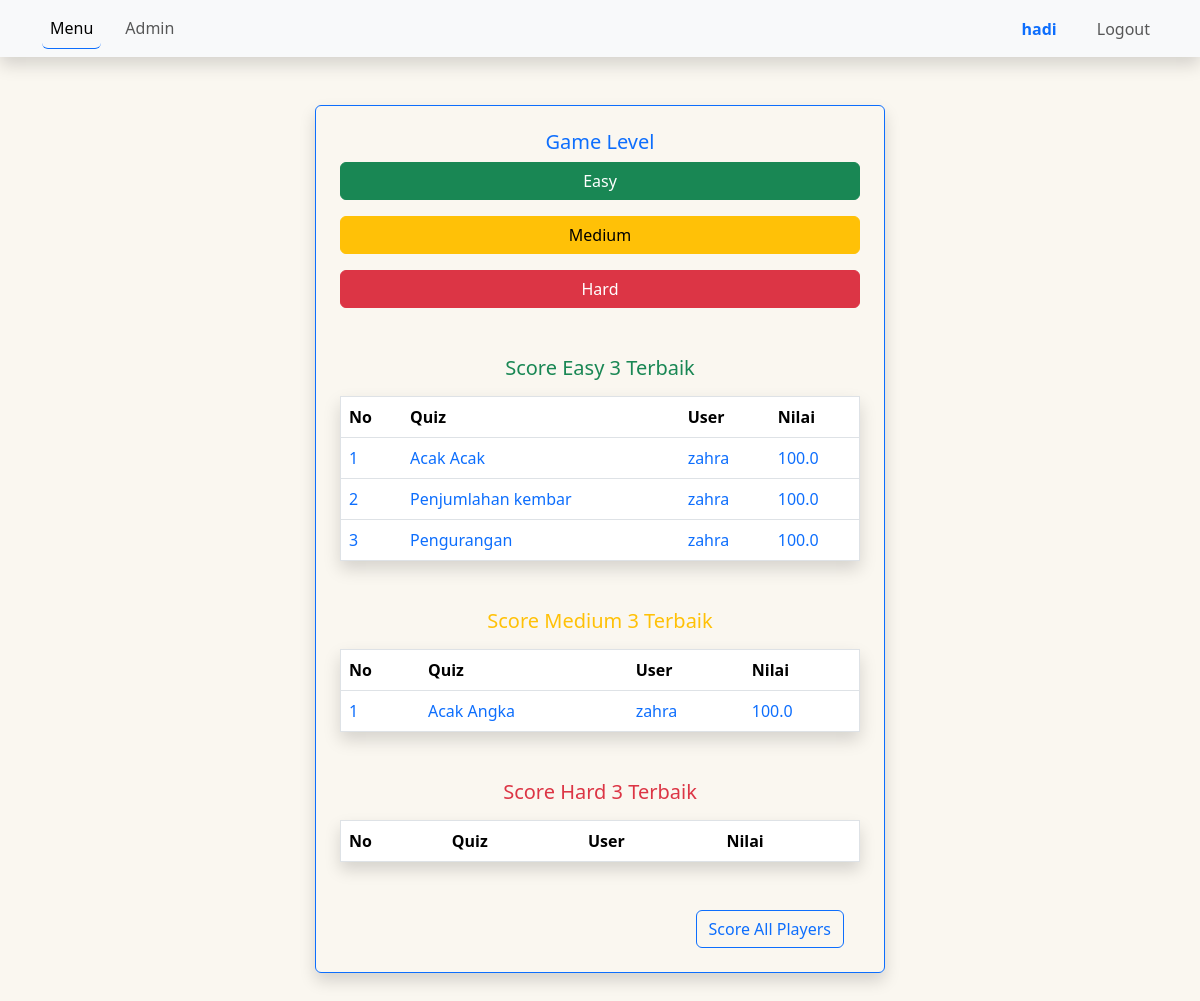
The app's page / (signed in) with its own data.
### easy/models.py (models this page shows, shortened)
class ResultEasy(models.Model):
  quiz = models.ForeignKey(Easy, on_delete=models.CASCADE)
  user = models.ForeignKey(User, on_delete=models.CASCADE)
  score = models.FloatField()
  created = models.DateTimeField(auto_now_add=True)

class Easy(models.Model):
  name = models.CharField(max_length=120)
  topic = models.CharField(max_length=120)
  number_of_questions = models.IntegerField()
  time = models.IntegerField()
  required_score_to_pass = models.IntegerField()

### medium/models.py (models this page shows, shortened)
class ResultMedium(models.Model):
  quiz = models.ForeignKey(Medium, on_delete=models.CASCADE)
  user = models.ForeignKey(User, on_delete=models.CASCADE)
  score = models.FloatField()
  created = models.DateTimeField(auto_now_add=True)

class Medium(models.Model):
  name = models.CharField(max_length=120)
  topic = models.CharField(max_length=120)
  number_of_questions = models.IntegerField()
  time = models.IntegerField(help_text="time in second")
  required_score_to_pass = models.IntegerField()

### quiz/views.py (the view)
# urls.py: path('', home_view, name='home'),
@login_required
def home_view(request):
  results_easy = ResultEasy.objects.filter(score=100).order_by('-created')[:3]
  results_medium = ResultMedium.objects.filter(score=100).order_by('-created')[:3]
  results_hard = ResultHard.objects.filter(score=100).order_by('-created')[:3]
  context = {
  'results_easy' : results_easy,
  'results_medium' : results_medium,
  'results_hard' : results_hard,
  }
  return render(request, 'quiz/home.html', context)

### templates/quiz/home.html (shortened to what this page needs)
{% extends "base.html" %}
{% block active_menu %}active border-bottom border-primary {% endblock active_menu %}
{% block content %}
<div class="row justify-content-center mt-5 gap-4">
  <div class="col-md-6 border border-primary p-4 shadow rounded mb-5">
    <h5 class="text-center text-primary">Game Level</h5>
    <div class="d-grid gap-3 mb-3">
      <a class="btn btn-success" href="{% url 'main-easy-view' %}">Easy</a>
      <a class="btn btn-warning" href="{% url 'main-medium-view' %}">Medium</a>
      <a class="btn btn-danger" href="{% url 'main-hard-view' %}">Hard</a>
    </div>
    <div class="mb-4 mt-5">
      <h5 class="mb-3 text-center text-success">Score Easy 3 Terbaik</h5>
      <table class="table border shadow">
        <thead>
          <tr class="">
            <th scope="col">No</th>
            <th scope="col">Quiz</th>
            <th scope="col">User</th>
            <th scope="col">Nilai</th>
          </tr>
        </thead>
        <tbody>
          {% for result in results_easy %}
            {% if result.score == 100 %}
            <tr >
              <td class="text-primary">{{ forloop.counter }}</td>
              <td class="text-primary">{{ result.quiz.name }}</td>
              <td class="text-primary">{{ result.user.username }}</td>
              <td class="text-primary">{{ result.score }}</td>
            </tr>
            {% endif %}
          {% endfor %}
        </tbody>
      </table>
    </div>
    <div class="mt-5">
      <h5 class="mb-3 text-center text-warning">Score Medium 3 Terbaik</h5>
      <table class="table border shadow">
        <thead>
          <tr class="">
            <th scope="col">No</th>
            <th scope="col">Quiz</th>
            <th scope="col">User</th>
            <th scope="col">Nilai</th>
          </tr>
        </thead>
        <tbody>
          {% for result in results_medium %}
            {% if result.score == 100 %}
            <tr >
              <td class="text-primary">{{ forloop.counter }}</td>
              <td class="text-primary">{{ result.quiz.name }}</td>
              <td class="text-primary">{{ result.user.username }}</td>
              <td class="text-primary">{{ result.score }}</td>
            </tr>
            {% endif %}
          {% endfor %}
        </tbody>
      </table>
    </div>
    <div class="mt-5">
      <h5 class="mb-3 text-center text-danger">Score Hard 3 Terbaik</h5>
      <table class="table border shadow">
        <thead>
          <tr class="">
            <th scope="col">No</th>
            <th scope="col">Quiz</th>
            <th scope="col">User</th>
            <th scope="col">Nilai</th>
          </tr>
        </thead>
      </table>
      <div class="d-flex justify-content-end mt-5">
        <a class="btn btn-outline-primary me-3" href="{% url 'result-all' %}">Score All Players</a>
      </div>
    </div>
  </div>
</div>
{% endblock content %}

### templates/base.html (shortened to what this page needs)
{% load static %}
<!doctype html>
<html lang="en">
  <head>
    <link rel="stylesheet" href="{% static 'style.css' %}">
    <link href="https://cdn.jsdelivr.net/npm/bootstrap@5.3.3/dist/css/bootstrap.min.css" rel="stylesheet">
  </head>
  <body  style="background-color: #FAF7F0;">
    <nav class="navbar navbar-expand-lg bg-body-tertiary shadow">
      <div class="container">
        <div class="collapse navbar-collapse" id="navbarNavAltMarkup">
          <div class="navbar-nav me-auto gap-3">
            {% if user.is_authenticated %}
            <a class="nav-link rounded tesHover {% block active_menu %}{% endblock active_menu %}" aria-current="page" href="/">Menu</a>
            {% endif %}
            {% if request.user.is_authenticated and request.user.is_superuser %}
            <a class="nav-link tesHover rounded " aria-current="page" href="/admin" target="_blank">Admin</a>
            {% endif %}
          </div>
          <div class="navbar-nav">
            {% if user.is_authenticated %}
            <span class="username nav-item nav-link  text-primary rounded me-4"><b>{{ user.username }}</b></span>
              <a class="nav-item nav-link tesHover rounded" href="{% url 'logout' %}">Logout</a>
            {% else %}
              <a class="nav-item nav-link tesHover rounded" href="{% url 'login' %}">Login</a>
            {% endif %}
        </div>
        </div>
      </div>
    </nav>
    <div class="container mt-3" >
      {% block content %}
      {% endblock content %}
    </div>
  </body>
</html>

### records on screen
ResultEasy: quiz.name "Acak Acak", user.username "zahra", score "100.0"
ResultEasy: quiz.name "Penjumlahan kembar", user.username "zahra", score "100.0"
ResultEasy: quiz.name "Pengurangan", user.username "zahra", score "100.0"
ResultMedium: quiz.name "Acak Angka", user.username "zahra", score "100.0"

### other values on screen
{{ user.username }} "hadi"
